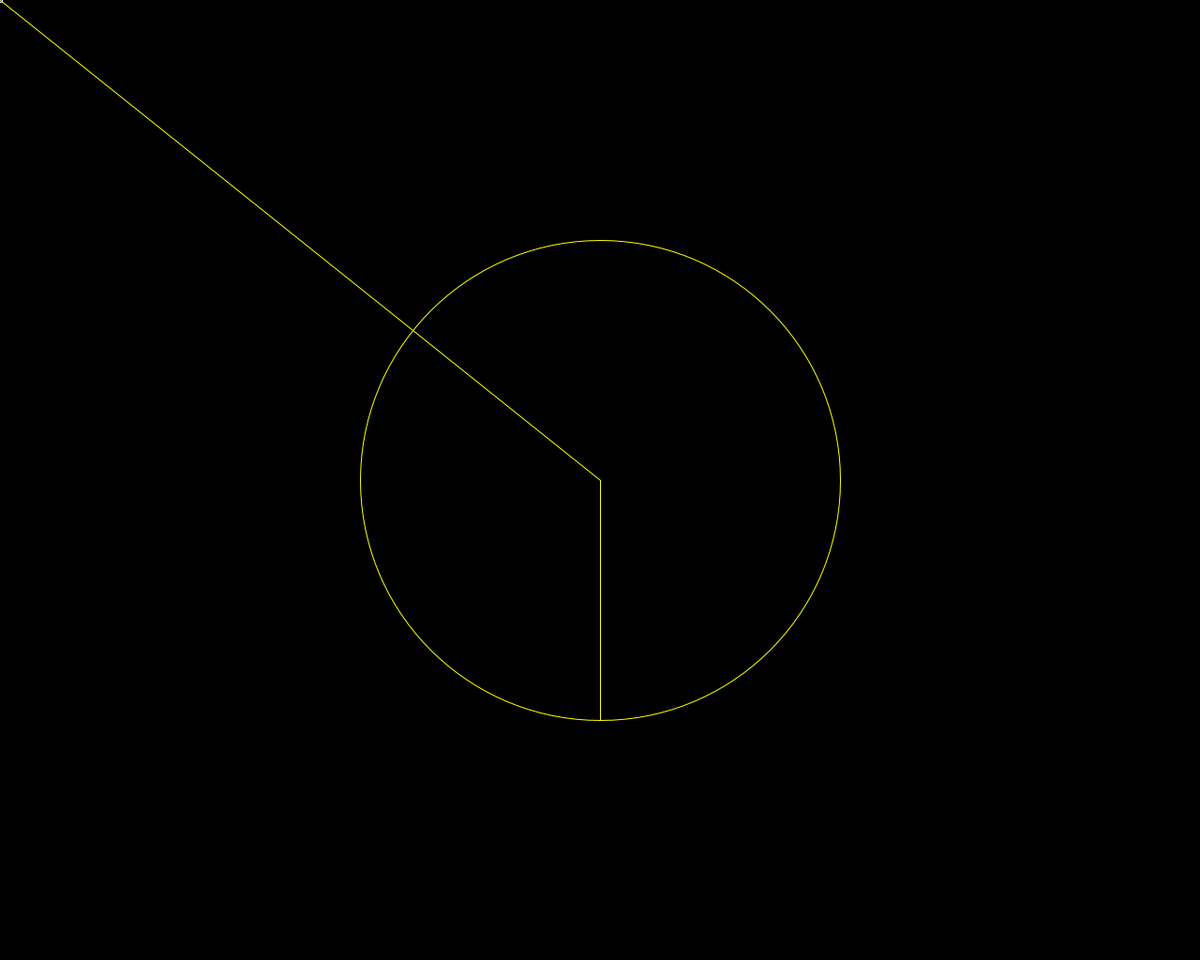
Frame 1 (no input)
Frame 60 (the mouse pressed at the canvas centre just before this capture): identical to frame 1, image omitted
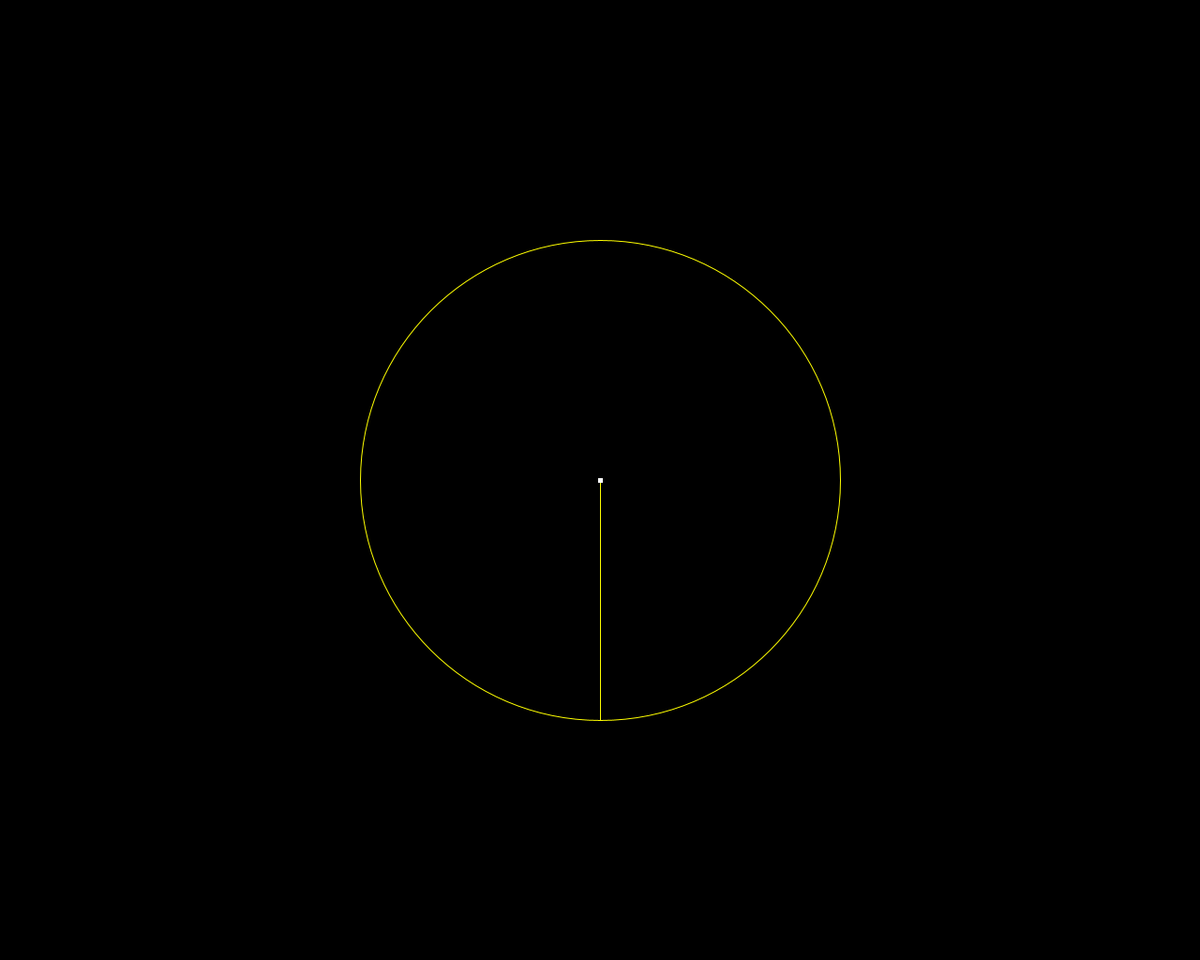
Frame 120 (the mouse held since frame 60 and released just before this capture)

The Processing sketch that drew these frames (run headless with seeded random() and noise(); from frame 60 on, the mouse is pressed at the canvas centre):

// Processing sketch: GUTSXL_fractal1
// ── GUTSXL_fractal1.pde
float firstSegmentLength;
int numLevels = 200;

void setup() {
  size(1280,1024);
  firstSegmentLength = height/4;
}

void draw() {
  background(0);
  
  color c = color(255,255,0);

  fill(c); 
  stroke(c);

  float length = sqrt(sq(mouseX - width/2) + sq(mouseY - height/2));
  float angle = atan2(mouseY - height/2, mouseX - width/2);  

  float changeInLength = length / firstSegmentLength;

  line(width/2, height/2, width/2, height/2 + firstSegmentLength);
  line(width/2,height/2, mouseX, mouseY);
  
  noFill();
  ellipse(width/2, height/2, firstSegmentLength*2, firstSegmentLength*2);

  stroke(255);
  drawSegments(mouseX, mouseY, angle, length, angle + PI/2, 
                    changeInLength, numLevels);
}

void drawSegments(float x, float y, float angle, float length, 
            float changeInAngle, float changeInLength, int level) {
  angle = angle + changeInAngle;
  length = length * changeInLength;

  float nx = x + cos(angle)*length;
  float ny = y + sin(angle)*length;

  line(x,y,nx,ny);
  ellipse(x,y,4,4);

  if (level > 0) drawSegments(nx,ny,angle,length,
        changeInAngle,changeInLength, level - 1);  
} 
